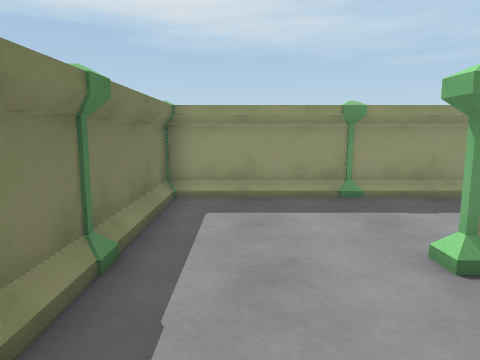
view 1 (above)

16 first-person views from a walk through a Unity game level. The camera is 1.4 m above the floor, tilts 8° down and sees 70° across. The floor is counted in squares, 1 m on a side. Each view is taken from the middle of a square. On the plan, view 1 faces up. The plan holds only what a view shows up to about 15 squares ahead; the rest is blank. The place goes on beyond the plan. The player is left out.

view 2
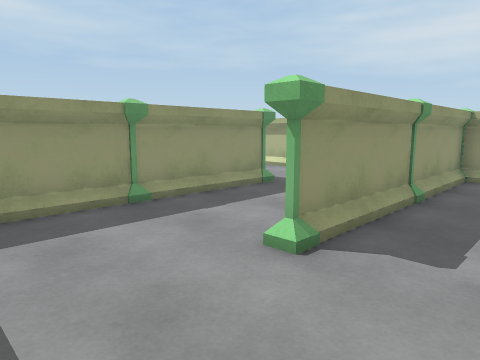

view 3
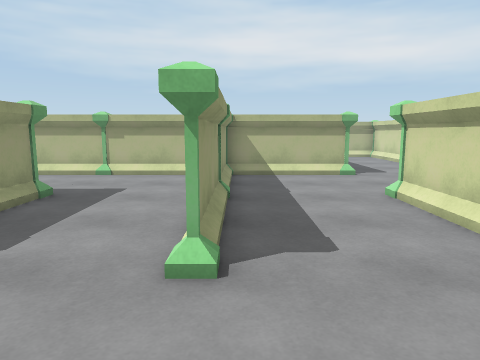

view 4
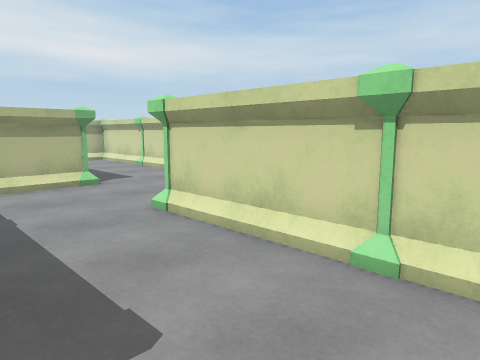

view 5
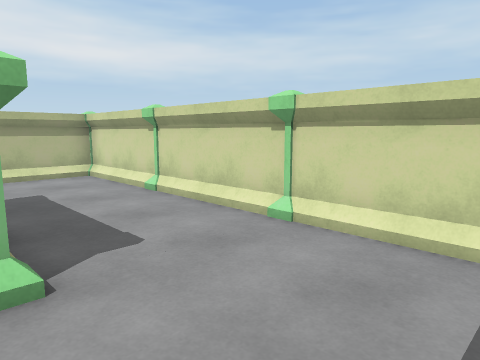

view 6
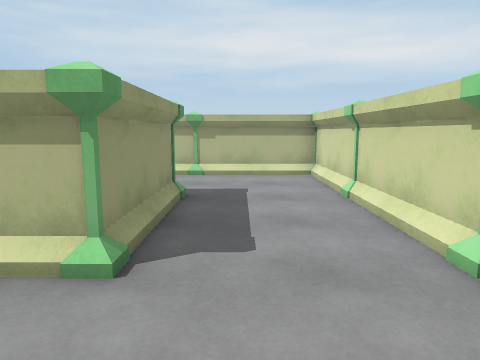

view 7
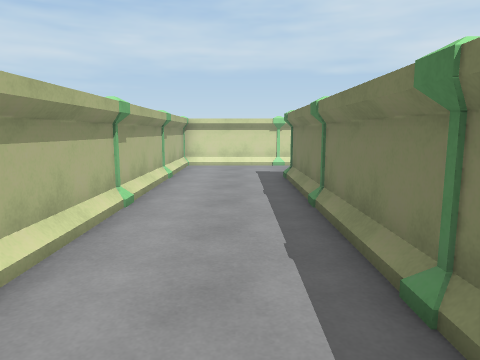

view 8
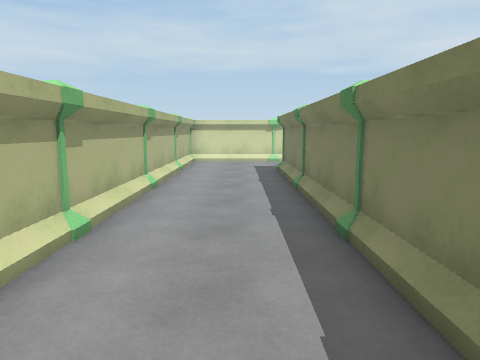

view 9
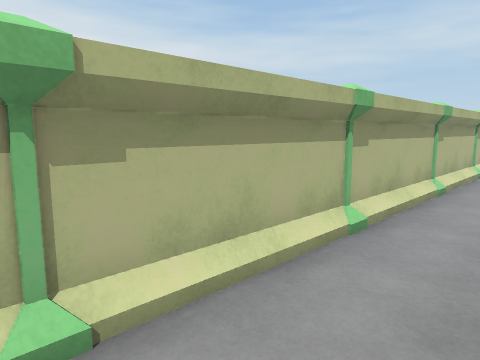

view 10
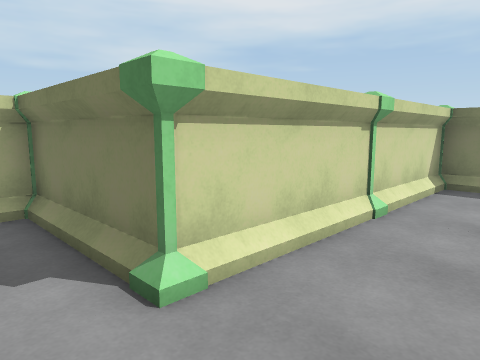

view 11
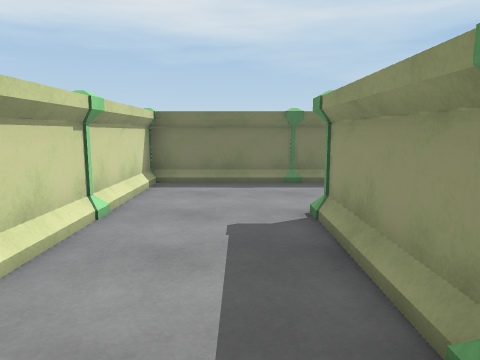

view 12
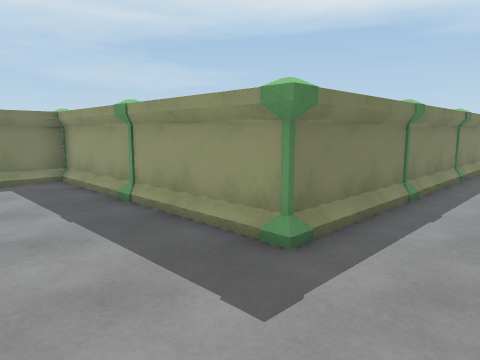

view 13
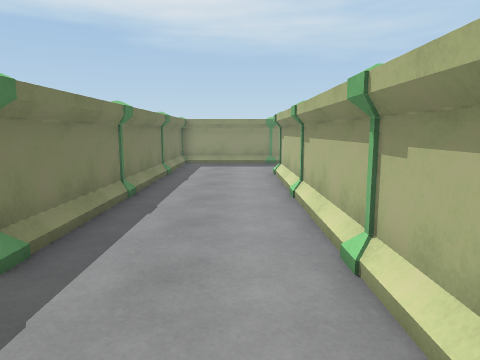

view 14
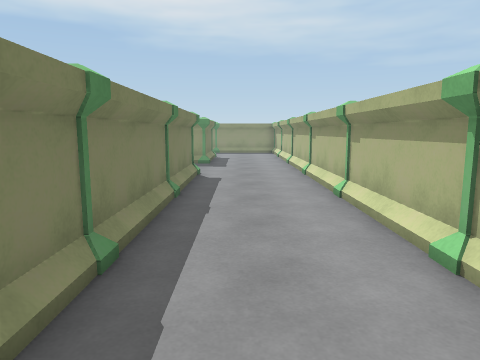

view 15
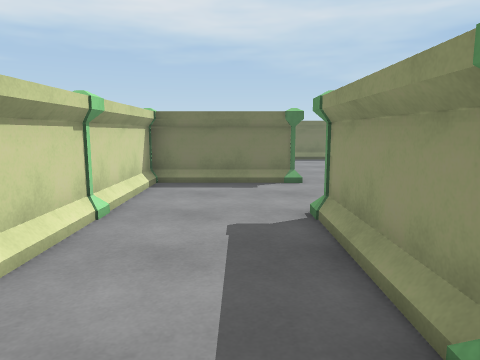

view 16
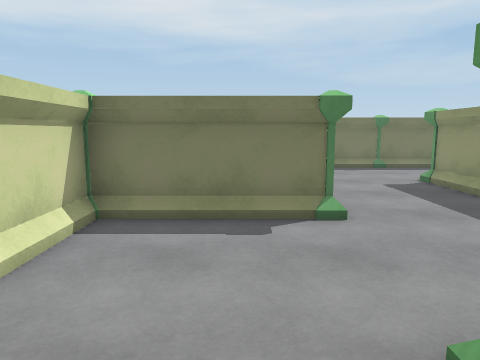

### Floor plan
Points are (right, up) in squares from view 1. A wall is a line through its corners. A room is listed if a view was taken in it or the views show most of it. See-through windows are left out.
Room 1 (views 1, 2, 3, 4, 5, 6, 7, 8, 9, 10, 11, 12, 13, 14, 15, 16)
walls: (10.4, 4.8) (10.4, 7.5); (10.4, 0.5) (10.4, 3.5) (2.5, 3.5); (10.4, 8.4) (10.4, 11.5); (5.4, 7.5) (2.4, 7.5); (14.4, 3.6) (14.4, 0.6); (14.4, 7.6) (14.4, 4.4); (14.4, -0.5) (10.5, -0.5); (6.4, 11.5) (6.4, 8.4); (1.4, 7.5) (-1.6, 7.5) (-1.6, 4.4); (6.5, -4.5) (17.5, -4.5); (14.4, 11.4) (14.4, 8.4); (18.4, 3.4) (18.4, 6.6); (18.4, 7.4) (18.4, 10.6); (18.4, -0.5) (18.4, 2.6); (-1.6, 3.5) (-1.6, 0.5); (-1.6, -0.5) (6.4, -0.5) (6.4, -3.5); (18.4, 11.4) (18.4, 12.5); (18.4, -3.5) (18.4, -1.4)
objects: pillar (2, 3); pillar (6, 0); pillar (6, 3); pillar (10, -1) to (10, 0); pillar (10, 4); pillar (10, 8); pillar (10, 12); pillar (14, 0); pillar (14, 4); pillar (14, 8); pillar (14, 12); pillar (18, -5) to (18, -4); pillar (18, -1); pillar (18, 3); pillar (18, 7); pillar (18, 11)

Where each view was taken, in squares from view 1:
view 1: 0 up, 0 right, facing up
view 2: 1 up, 1 left, facing up-right
view 3: 3 up, 1 left, facing right
view 4: 3 up, 1 right, facing down-right
view 5: 0 up, 7 right, facing down-right
view 6: 2 down, 7 right, facing right
view 7: 10 up, 16 right, facing down
view 8: 12 up, 16 right, facing down
view 9: 12 up, 16 right, facing down-right
view 10: 2 up, 8 right, facing down-left
view 11: 2 up, 8 right, facing left
view 12: 4 up, 9 right, facing up-left
view 13: 4 up, 9 right, facing up
view 14: 0 up, 16 right, facing up
view 15: 2 down, 16 right, facing left
view 16: 2 down, 12 right, facing left
